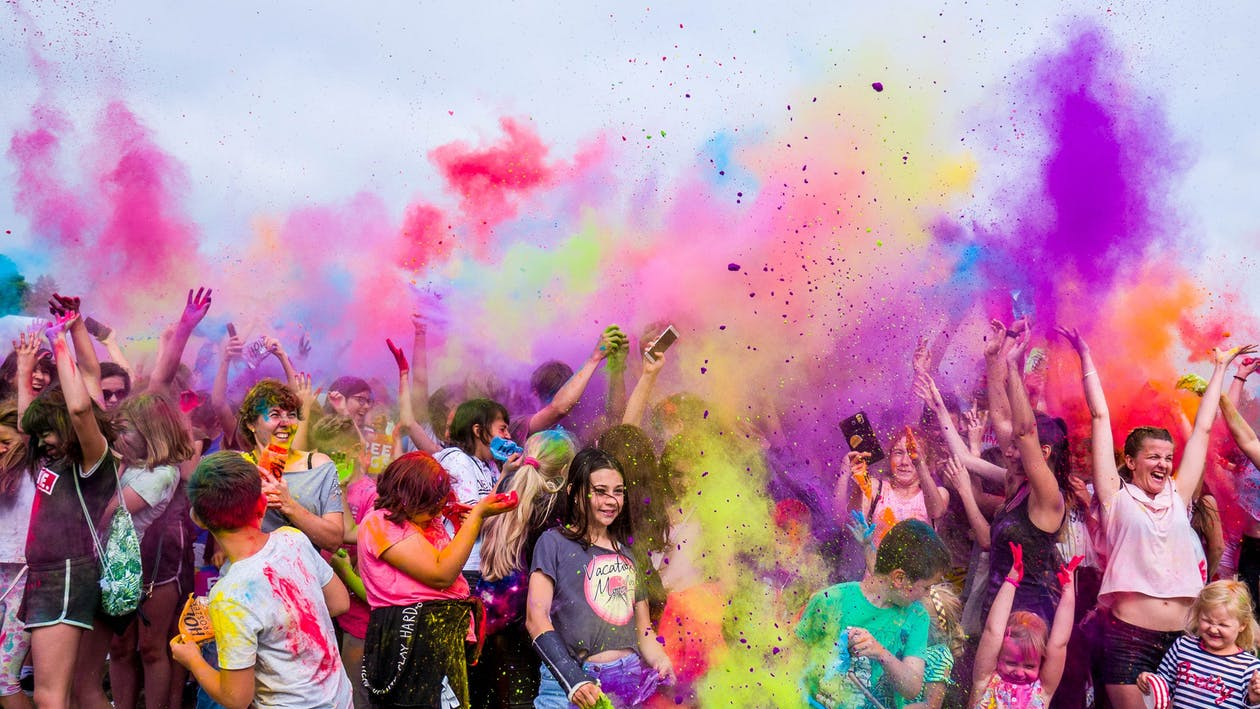
#> input picture FaceDetect-master/festivalTest1.jpeg, 1260 x 709 px
$ python face_detect_cv3.py festivalTest1.jpeg   (older library calls are emulated)
#> lines starting #> are read from the running program, lines starting #| are printed output that depends on the picture; after the words box and inside, x2 and y2 are one past the last pixel; in counts of white or black regions, pixels touching at a corner belong together
import cv2
import sys

# Get user supplied values
imagePath = sys.argv[1]
cascPath = "haarcascade_frontalface_default.xml"

# Create the haar cascade
faceCascade = cv2.CascadeClassifier(cascPath)

# Read the image
image = cv2.imread(imagePath)
#> image is the input picture: shape (709, 1260, 3); mean B, G, R 158.8, 136.3, 179.4
gray = cv2.cvtColor(image, cv2.COLOR_BGR2GRAY)
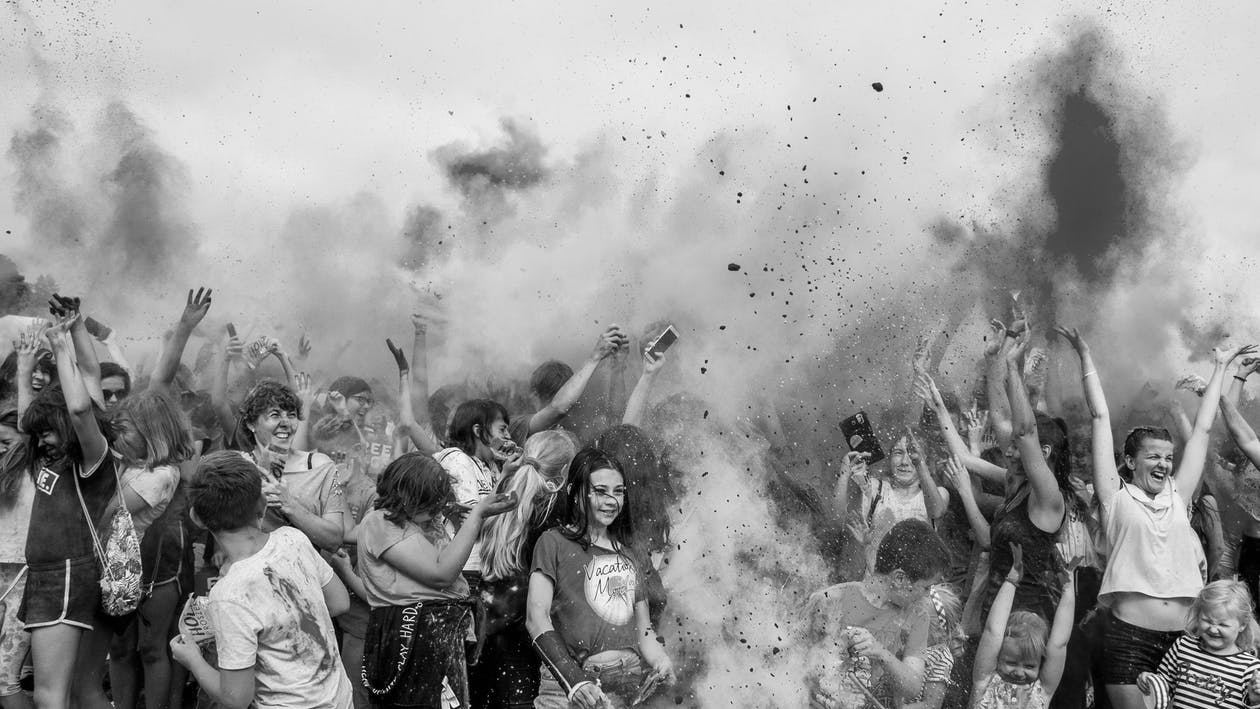
#> gray: shape (709, 1260); min 0, max 255, mean 151.7

# Detect faces in the image
faces = faceCascade.detectMultiScale(
    gray,
    scaleFactor=1.1,
    minNeighbors=1,
    minSize=(1, 1),
    #flags = cv2.CV_HAAR_SCALE_IMAGE
)
#> faces = 17 rows, first 6: [822, 591, 28, 28], [1139, 441, 45, 45], [92, 378, 44, 44], [421, 533, 36, 36], [920, 637, 34, 34], [1196, 608, 39, 39]

print("Found {0} faces!".format(len(faces)))
#| Found 17 faces!

# Draw a rectangle around the faces
for (x, y, w, h) in faces:
    cv2.rectangle(image, (x, y), (x+w, y+h), (0, 255, 0), 2)
#> this loop made 17 passes
#> (x, y, w, h) on passes 1 to 12: (822, 591, 28, 28), (1139, 441, 45, 45), (92, 378, 44, 44), (421, 533, 36, 36), (920, 637, 34, 34), (1196, 608, 39, 39), (579, 469, 56, 56), (1216, 586, 39, 39), (257, 396, 49, 49), (88, 496, 45, 45), (1043, 281, 53, 53), (12, 348, 56, 56)
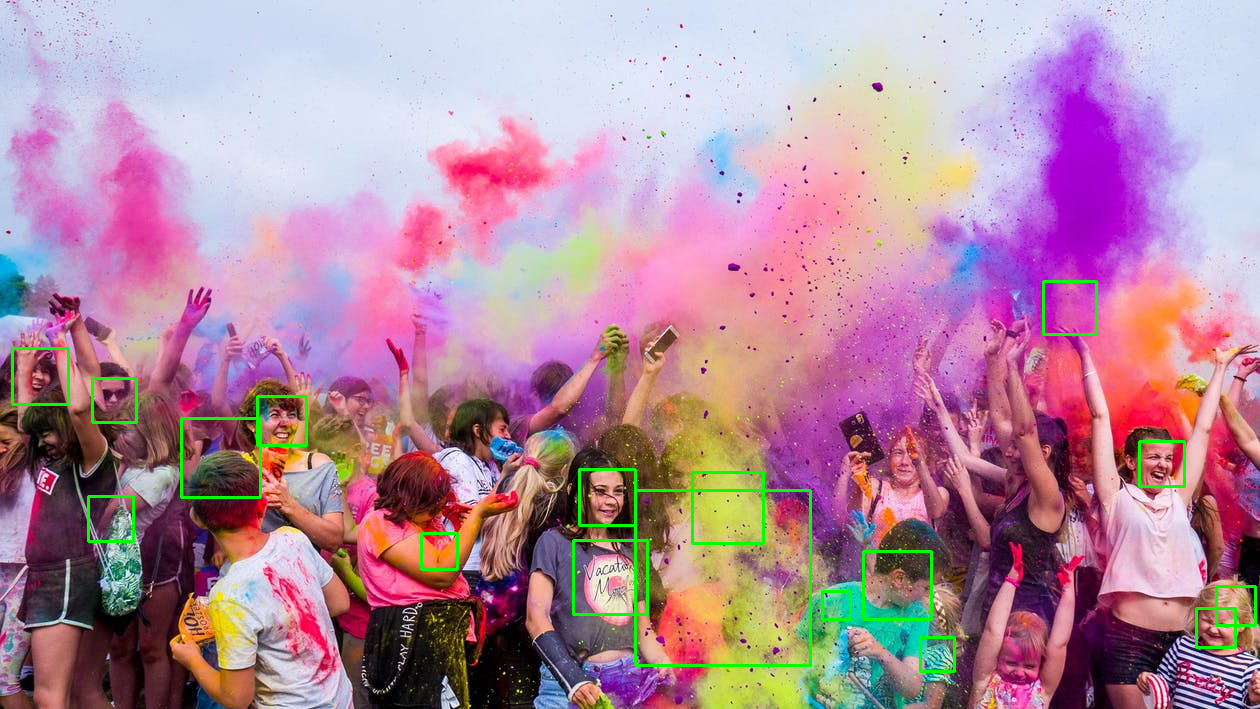
#> image: shape (709, 1260, 3); 1.3% of pixels changed, all inside (x1, y1, x2, y2) = (11, 280, 1257, 673)

cv2.imshow("Faces found", image)
cv2.waitKey(0)
for face in faces:
    print(face)
#> this loop made 17 passes
#| [822 591  28  28]
#| [1139  441   45   45]
#| [ 92 378  44  44]
#| [421 533  36  36]
#| [920 637  34  34]
#| [1196  608   39   39]
#| [579 469  56  56]
#| [1216  586   39   39]
#> (further printed lines are left out)

$ run again, on FaceDetect-master/festivalTest3.jpeg
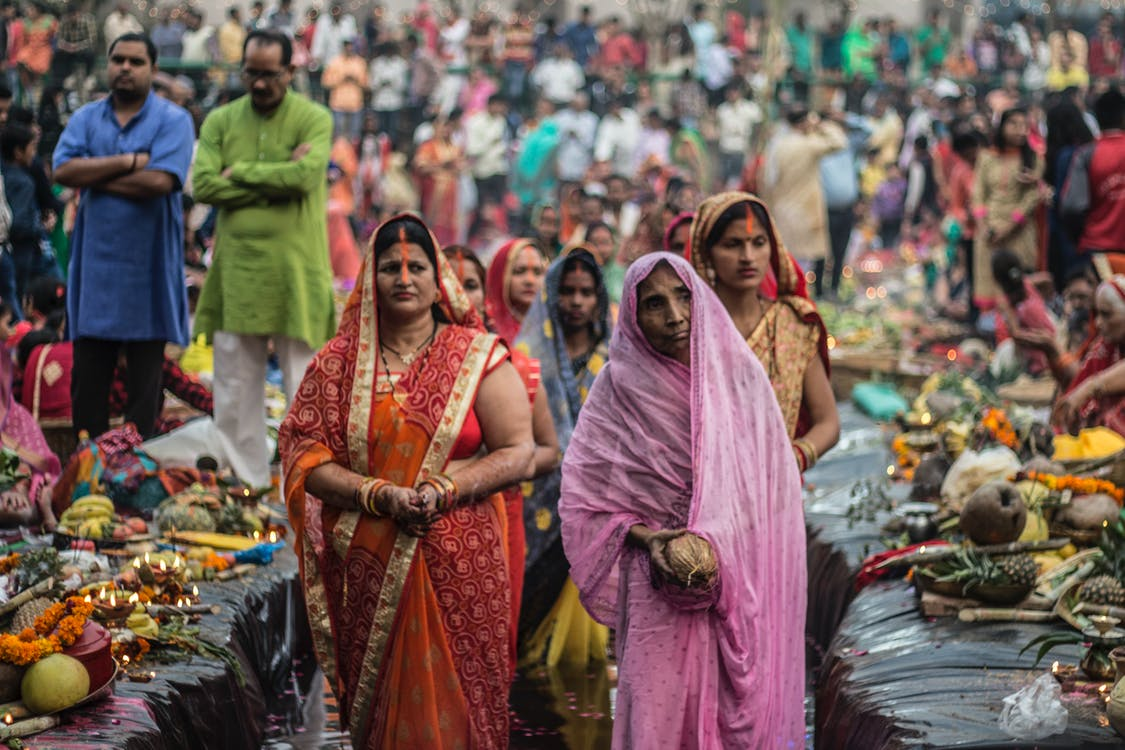
#> input picture FaceDetect-master/festivalTest3.jpeg, 1125 x 750 px
#> image is the input picture: shape (750, 1125, 3); mean B, G, R 87.6, 93.1, 114.6
#> `gray = cv2.cvtColor(image, cv2.COLOR_BGR2GRAY)`:
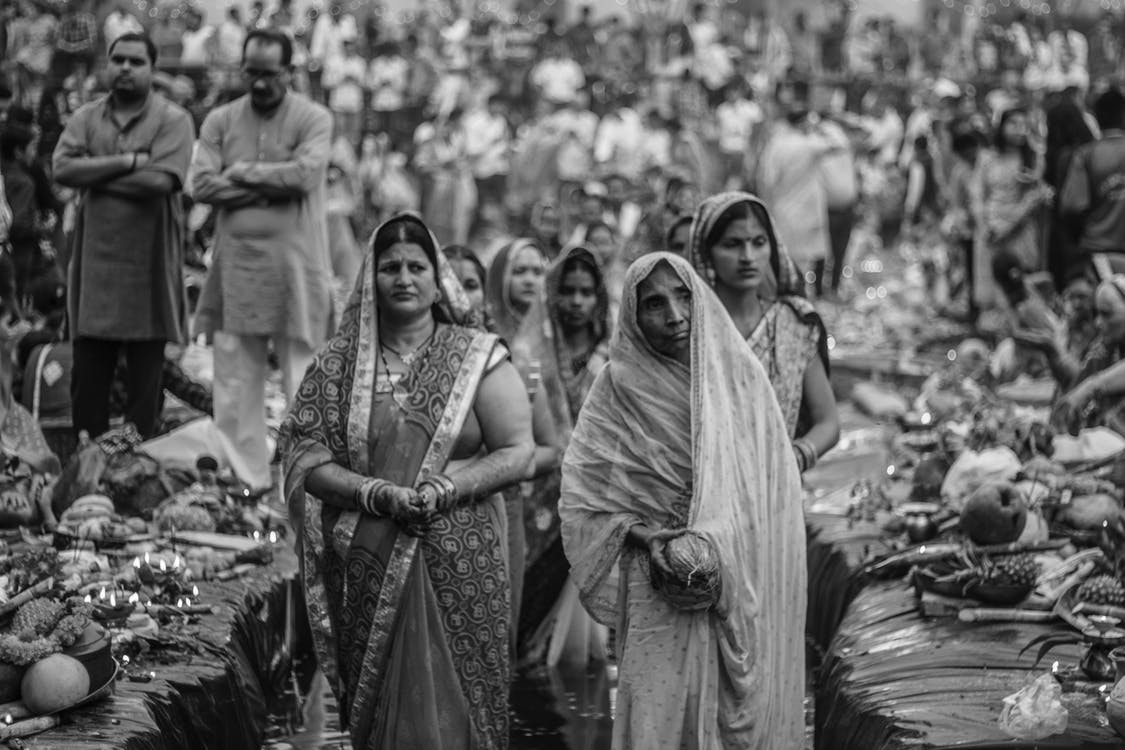
#> gray: shape (750, 1125); min 1, max 254, mean 98.9
#> faces = 23 rows, first 6: [452, 502, 25, 25], [625, 618, 24, 24], [978, 184, 45, 45], [314, 682, 37, 37], [549, 271, 55, 55], [100, 41, 54, 54]
#| Found 23 faces!
#> the loop `for (x, y, w, h) in faces:` made 23 passes
#> after the loop `for (x, y, w, h) in faces:`:
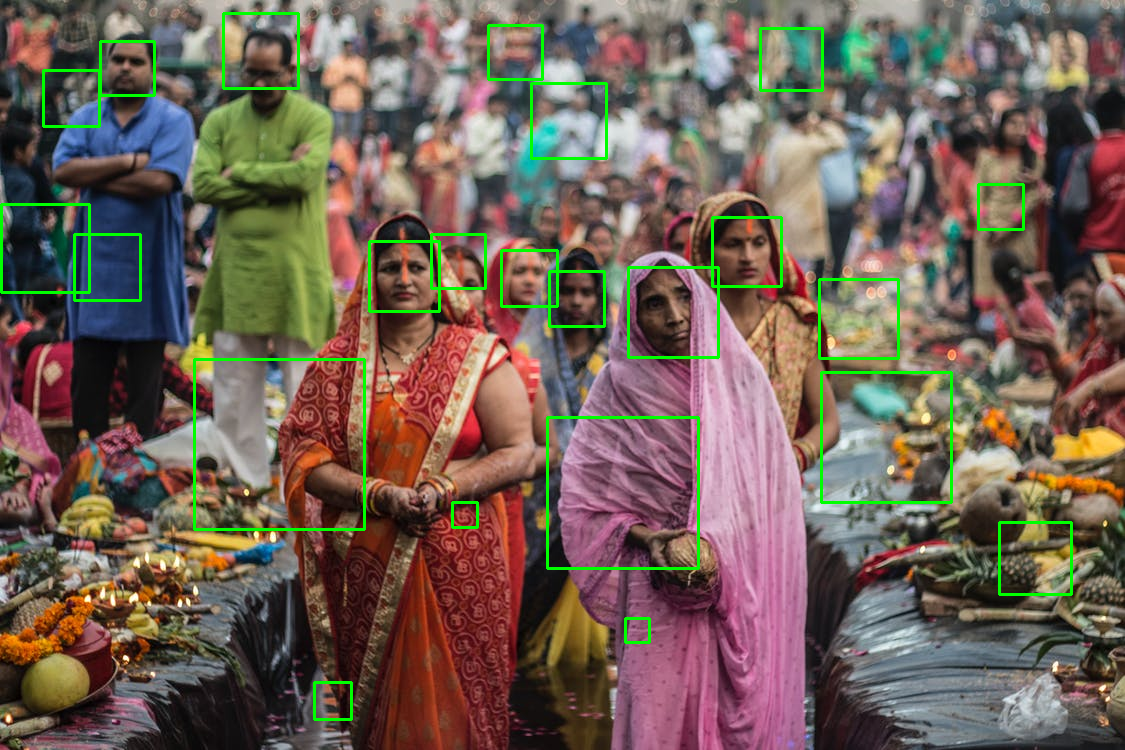
#> image: shape (750, 1125, 3); 2.33% of pixels changed, all inside (x1, y1, x2, y2) = (0, 12, 1073, 721)
#> the loop `for face in faces:` made 23 passes
#> (printed output is left out)

$ run again, on FaceDetect-master/festivalTest4.jpeg
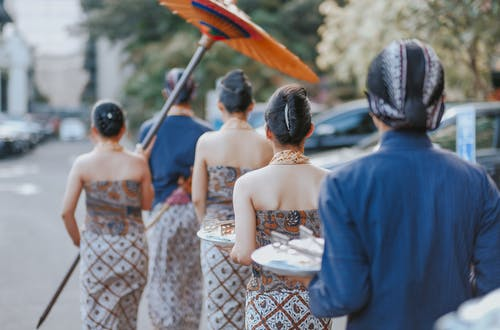
#> input picture FaceDetect-master/festivalTest4.jpeg, 500 x 330 px
#> image is the input picture: shape (330, 500, 3); mean B, G, R 131.4, 123.2, 118.1
#> `gray = cv2.cvtColor(image, cv2.COLOR_BGR2GRAY)`:
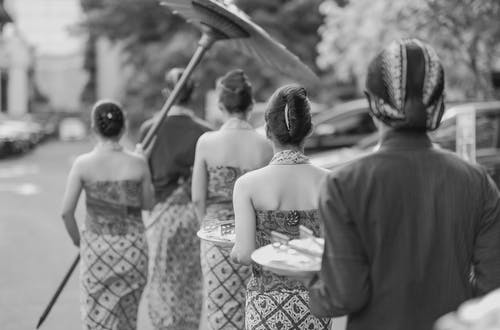
#> gray: shape (330, 500); min 10, max 251, mean 122.6
#> faces = [[156, 289, 28, 28]]
#| Found 1 faces!
#> the loop `for (x, y, w, h) in faces:` made 1 pass
#> after the loop `for (x, y, w, h) in faces:`:
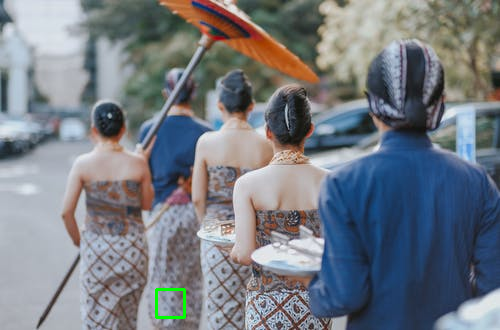
#> image: shape (330, 500, 3); 0.2% of pixels changed, all inside (x1, y1, x2, y2) = (155, 288, 186, 319)
#> the loop `for face in faces:` made 1 pass
#> (printed output is left out)

$ run again, on FaceDetect-master/abba.png
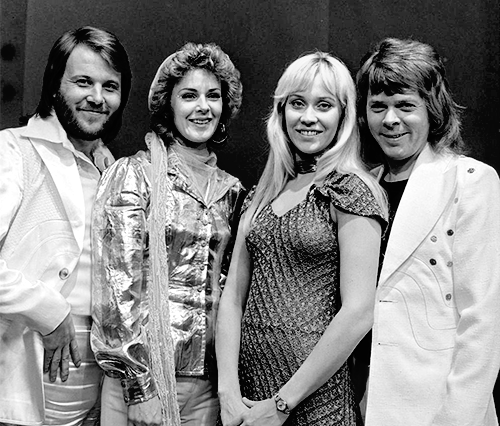
#> input picture FaceDetect-master/abba.png, 500 x 426 px
#> image is the input picture: shape (426, 500, 3); min 0, max 255, mean 130.8
#> faces = [[168, 70, 66, 66], [56, 55, 75, 75], [267, 69, 87, 87], [354, 78, 74, 74], [228, 309, 57, 57], [166, 358, 57, 57]]
#| Found 6 faces!
#> the loop `for (x, y, w, h) in faces:` made 6 passes
#> after the loop `for (x, y, w, h) in faces:`:
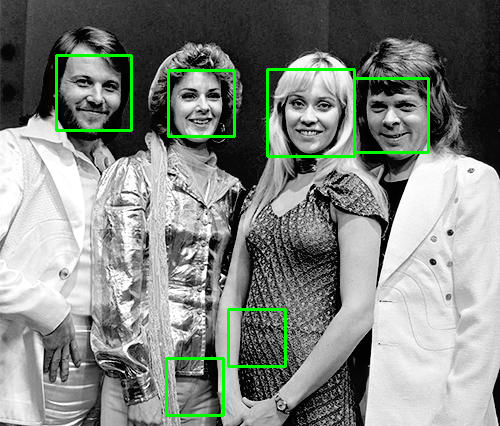
#> image: shape (426, 500, 3); 2.22% of pixels changed, all inside (x1, y1, x2, y2) = (55, 54, 430, 417)
#> the loop `for face in faces:` made 6 passes
#> (printed output is left out)
